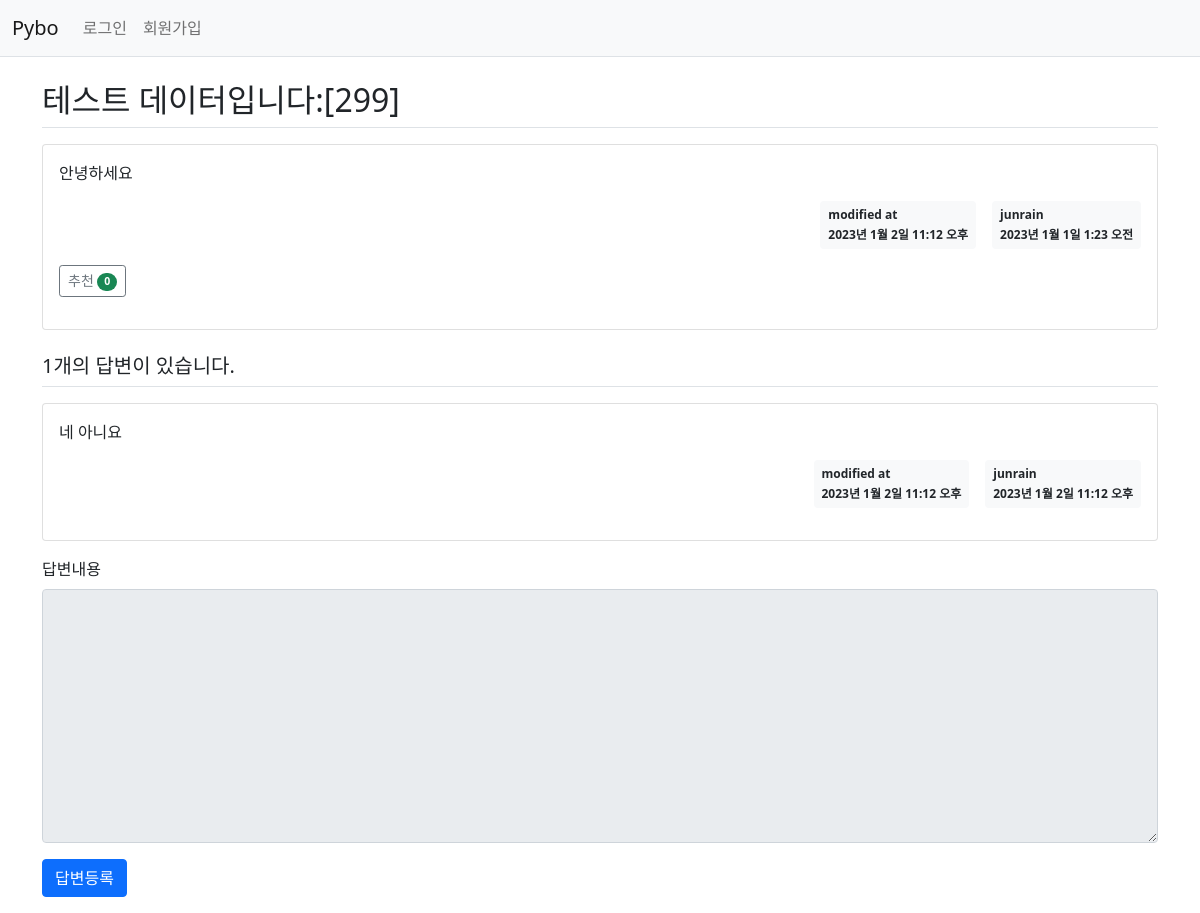
The page /pybo/304/ on the database as committed earlier.
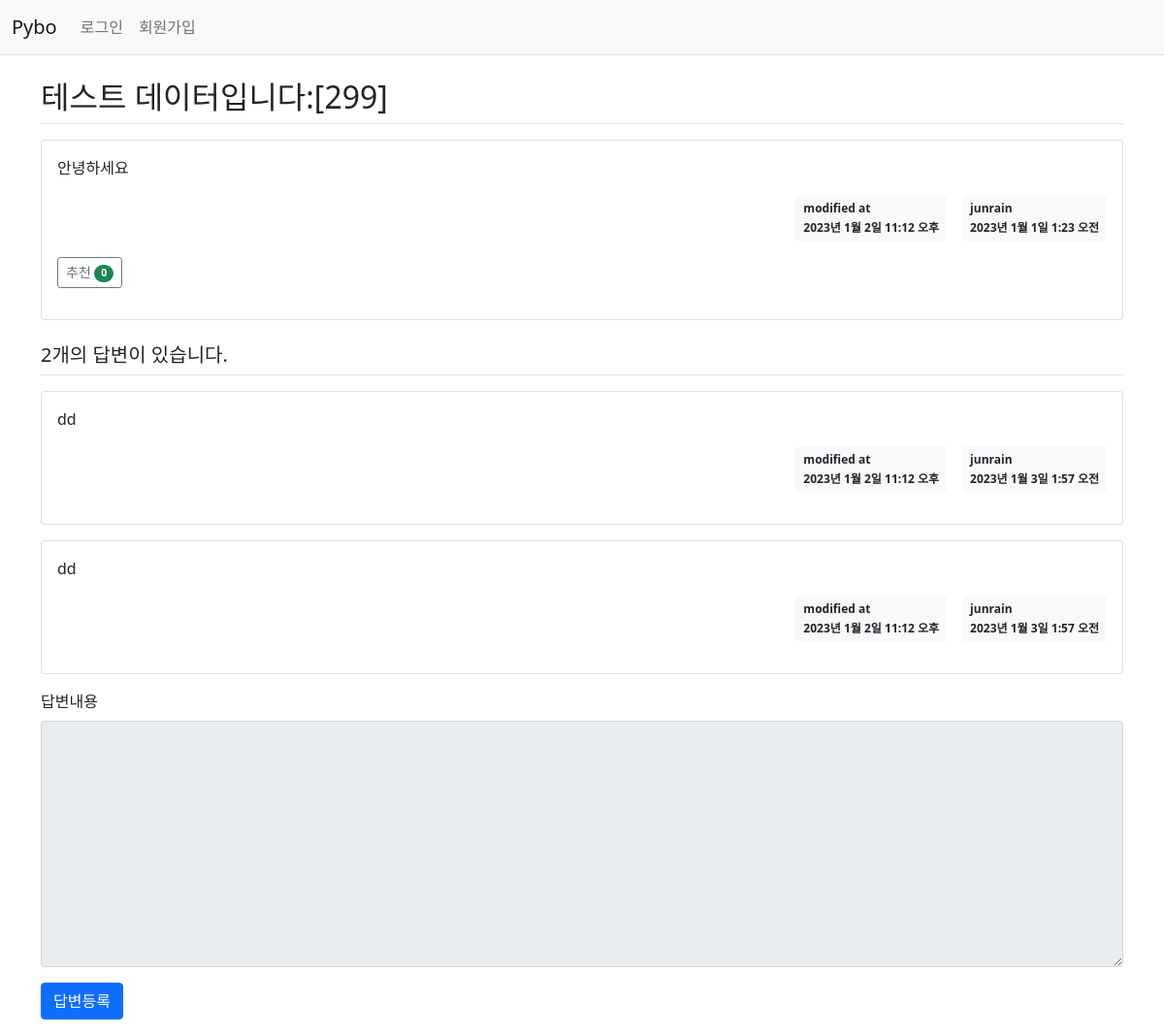
The same page on the database as committed later.
### pybo/models.py (models this page shows, shortened)
class Question(models.Model):
    author = models.ForeignKey(User, on_delete=models.CASCADE, related_name='author_question')
    subject = models.CharField(max_length=200)# 제한된 글자시 CharFiled 사용
    content = models.TextField()# 글자 제한 없을 시 TextFiled() 사용.
    modify_date = models.DateTimeField(null=True, blank=True)
    create_date = models.DateTimeField()
    voter = models.ManyToManyField(User, related_name='voter_question') # 추천인 추가, User를 둘다 사용함으로 User모델로 접근할 때 author 기준인지 voter 기준인지 모호해짐 -->related_name 인수 추가

class Answer(models.Model):
    author = models.ForeignKey(User, on_delete=models.CASCADE, related_name='author_answer')
    question = models.ForeignKey(Question, on_delete=models.CASCADE) # CASCADE를 통해 질문 삭제시 응답도 삭제.
    content = models.TextField()
    create_date = models.DateTimeField()
    modify_date = models.DateTimeField(null=True, blank=True)
    voter = models.ManyToManyField(User, related_name = 'voter_answer')

### pybo/views/base_views.py (the view)
# urls.py: path('<int:question_id>/', base_views.detail, name='detail'), # 질문 링크를 타면 들어가는 링크.
def detail(request, question_id):
    question = get_object_or_404(Question, pk=question_id) #pk : Question 모델의 기본키
    context = {'question':question}
    return render(request, 'pybo/question_detail.html', context)

### pybo/templatetags/pybo_filter.py (called while the page is built)
@register.filter
def mark(value):
    extensions = ["nl2br", "fenced_code"]
    return mark_safe(markdown.markdown(value, extensions=extensions))

### templates/pybo/question_detail.html (shortened to what this page needs)
{% extends 'base.html' %}
{% load pybo_filter %}
{% block content %}
<div class="container my-3">
    <h2 class="border-bottom py-2">{{ question.subject }}</h2>
    <div class="card my-3">
        <div class="card-body">
            <div class="card-text">{{ question.content|mark }}</div>
            <div class="d-flex justify-content-end">
                {% if question.modify_date %}
                <div class="badge bg-light text-dark p-2 text-start mx-3">
                    <div class="mb-2">modified at</div>
                    <div>{{ question.modify_date }}</div>
                </div>
                {% endif %}
                <div class="badge bg-light text-dark p-2 text-start">
                    <div class="mb-2">{{ question.author.username }}</div>
                    <div>{{ question.create_date }}</div>
                </div>
            </div>
            <div class="my-3">
                <a href="javascript:void(0)" data-uri="{% url 'pybo:question_vote' question.id  %}"
                   class="recommend btn btn-sm btn-outline-secondary"> 추천
                    <span class="badge rounded-pill bg-success">{{question.voter.count}}</span>
                </a>
            </div>
        </div>
    </div>
    <h5 class="border-bottom my-3 py-2">{{question.answer_set.count}}개의 답변이 있습니다.</h5>
    {% for answer in question.answer_set.all %}
    <div class="card my-3">
        <div class="card-body">
            <div class="card-text" >{{ answer.content|mark }}</div>
            <div class="d-flex justify-content-end">
                {% if question.modify_date %}
                <div class="badge bg-light text-dark p-2 text-start mx-3">
                    <div class="mb-2">modified at</div>
                    <div>{{ question.modify_date }}</div>
                </div>
                {% endif %}
                <div class="badge bg-light text-dark p-2 text-start">
                    <div class="mb-2"> {{ answer.author.username }} </div>
                    <div> {{ answer.create_date }} </div>
                </div>
            </div>
        </div>
    </div>
    {% endfor %}
    <form action="{% url 'pybo:answer_create' question.id %}" method="post" class="my-3">
        <div class="mb-3">
            <label for="content" class="form-label">답변내용</label>
            <textarea {% if not user.is_authenticated %}disabled{% endif %}
                    name="content" id="content" class="form-control" rows="10"></textarea>
        </div>
        <input type="submit" value="답변등록" class="btn btn-primary">
    </form>
</div>
{% endblock %}

### templates/base.html (shortened to what this page needs)
{% load static %}
<!doctype html>
<html lang="ko">
<head>
    <link rel="stylesheet" type="text/css" href="{% static 'bootstrap.min.css' %}">
    <link rel="stylesheet" type="text/css" href="{% static 'style.css' %}">
</head>
<body>
{% include "navbar.html" %}
{% block content %}
{% endblock %}
</body>
</html>

### templates/navbar.html (shortened to what this page needs)
<nav class="navbar navbar-expand-lg navbar-light bg-light border-bottom">
    <div class="container-fluid">
        <a class="navbar-brand" href="{% url 'pybo:index' %}">Pybo</a>
        <div class="collapse navbar-collapse" id="navbarSupportedContent">
            <ul class="navbar-nav me-auto mb-2 mb-lg-0">
                <li class="nav-item">
                    {% if user.is_authenticated %}
                    <a class="nav-link" href="{% url 'common:logout' %}">{{ user.username }} (로그아웃)</a>
                    {% else %}
                    <a class="nav-link" href="{% url 'common:login' %}">로그인</a>
                    {% endif %}
                </li>
                <li>
                    {% if not user.is_authenticated %}
                    <a class="nav-link" href="{% url 'common:signup' %}">회원가입</a>
                    {% endif %}
                </li>
            </ul>
        </div>
    </div>
</nav>

Rows that differ between the two databases and show on the page:
removed Answer: content|mark "네 아니요", {{ question.modify_date }} "2023년 1월 2일 11:12 오후", author.username "junrain", create_date "2023년 1월 2일 11:12 오후"
computed for Question "테스트 데이터입니다:[299]": answer_set.count "1" → "2"
added Answer: content|mark "dd", {{ question.modify_date }} "2023년 1월 2일 11:12 오후", author.username "junrain", create_date "2023년 1월 3일 1:57 오전"
added Answer: content|mark "dd", {{ question.modify_date }} "2023년 1월 2일 11:12 오후", author.username "junrain", create_date "2023년 1월 3일 1:57 오전"
